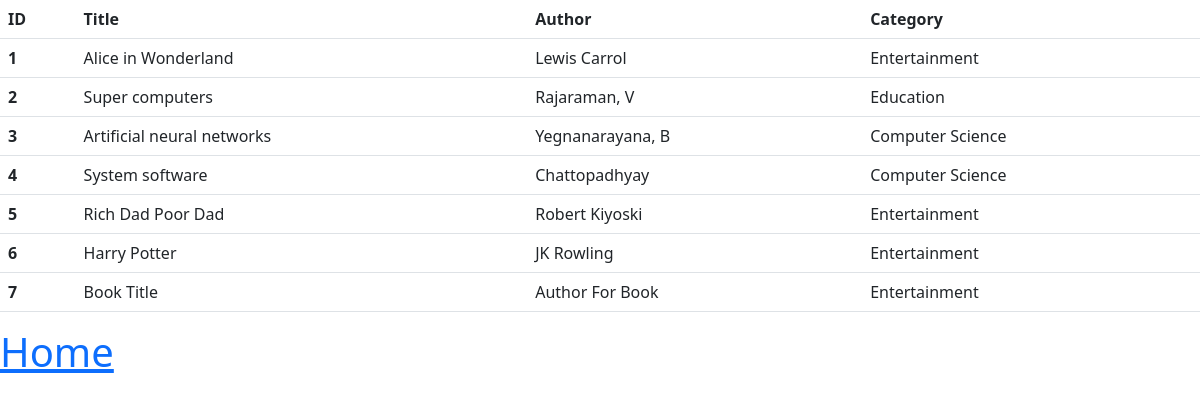
The app's page /viewAll with its own data.
### library/models.py (models this page shows, shortened)
class Book(models.Model):
    title = models.CharField(max_length=100)
    author = models.CharField(max_length=100)
    choice = (('Education', 'Education'),('Entertainment', 'Entertainment'),
              ('Computer Science', 'Computer Science'),('Physics', 'Physics'),('Mathematics', 'Mathematics'))
    category = models.CharField(max_length=100, choices=choice)

### library/views.py (the view)
# urls.py: path('viewAll',viewAll,name="viewAll"),
def viewAll(request):
    books = Book.objects.all()
    return render(request,'library/viewAll.html',context={'books':books})

### library/templates/library/viewAll.html (shortened to what this page needs)
<html lang="en">
<head>
    <link href="https://cdn.jsdelivr.net/npm/bootstrap@5.3.0-alpha3/dist/css/bootstrap.min.css" rel="stylesheet">
</head>
<body>
    <table class="table">
        <thead>
          <tr>
            <th scope="col">ID</th>
            <th scope="col">Title</th>
            <th scope="col">Author</th>
            <th scope="col">Category</th>
          </tr>
        </thead>
        <tbody>
        {% for book in books  %}
          <tr>
            <th scope="row">{{book.id}}</th>
            <td>{{book.title}}</td>
            <td>{{book.author}}</td>
            <td>{{book.category}}</td>
          </tr>
        {% endfor %}
        </tbody>
      </table>
      <h1><a href="{% url 'myapp:home' %}">Home</a></h1>
</body>
</html>

### records on screen
Book: id "1", title "Alice in Wonderland", author "Lewis Carrol", category "Entertainment"
Book: id "2", title "Super computers", author "Rajaraman, V", category "Education"
Book: id "3", title "Artificial neural networks", author "Yegnanarayana, B", category "Computer Science"
Book: id "4", title "System software", author "Chattopadhyay", category "Computer Science"
Book: id "5", title "Rich Dad Poor Dad", author "Robert Kiyoski", category "Entertainment"
Book: id "6", title "Harry Potter", author "JK Rowling", category "Entertainment"
Book: id "7", title "Book Title", author "Author For Book", category "Entertainment"
